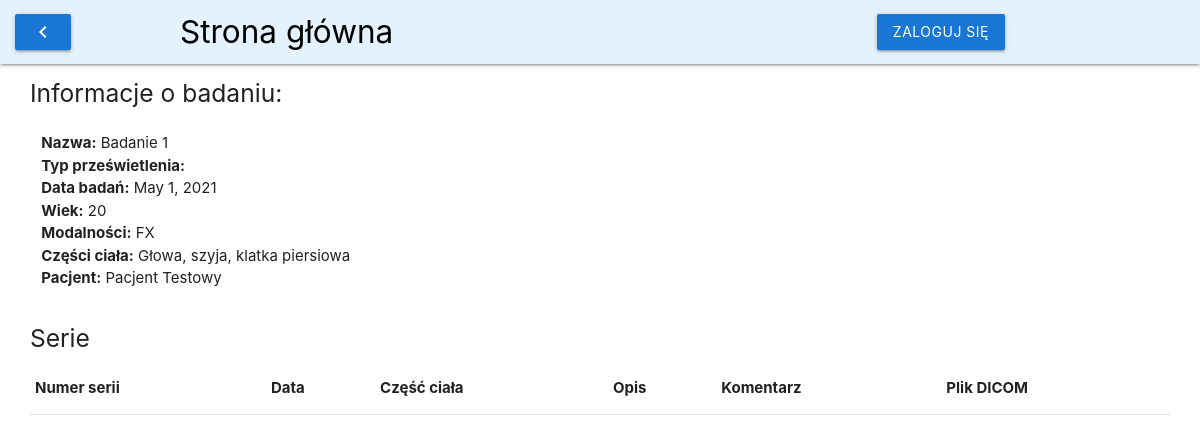
The app's page /studies/4/ with its own data.
### pacjenci/models.py (models this page shows, shortened)
class Studies(models.Model):
    class Meta:
        verbose_name_plural = "Studies"
    name = models.CharField(max_length=50)
    study_date = models.DateField()
    age = models.IntegerField(blank=True)
    modalities = models.CharField(max_length=30, blank=True)
    body_parts = models.CharField(max_length=50, blank=True)
    patient = models.ForeignKey(Patient, on_delete=models.CASCADE)

class Patient(models.Model):
    class Meta:
        verbose_name_plural = "Patients"
    SEX_CHOICES = (
        ('M', 'Male'),
        ('F', 'Female')
    )
    pesel = models.CharField(max_length=11, primary_key=True)
    first_name = models.CharField(max_length=20)
    surname = models.CharField(max_length=30)
    birthdate = models.DateField()
    sex = models.CharField(max_length=1, choices=SEX_CHOICES)
    phone_no = models.CharField(max_length=15, blank=True)
    street_name = models.CharField(max_length=20, blank=True)
    house_no = models.IntegerField(blank=True)
    flat_no = models.IntegerField(blank=True)
    postal_code = models.CharField(max_length=6, blank=True)
    city = models.CharField(max_length=20, blank=True)
    description = models.TextField(blank=True)
    dicom_location = models.TextField(blank=True)
    def __str__(self):
        return self.first_name + ' ' + self.surname

### pacjenci/views.py (the view)
# urls.py: path('studies/<studies_id>/', studies_info, name='studies_info'),
def studies_info(request, studies_id):
    studies_data = Studies.objects.get(id=studies_id)
    studies_series = Series.objects.filter(study=studies_id)
    data = {
        'studies_data' : studies_data,
        'studies_series' : studies_series
    }
    print(studies_id)
    print(studies_series)
    return render(request, 'studies_info.html', data)

### pacjenci/templates/studies_info.html (shortened to what this page needs)
{% extends 'main.html' %}
{% block patient %}
<div>
    <h5>Informacje o badaniu:</h5>
    <div class="row">
        <ul class="col s6">
            <li><b>Nazwa:</b> {{studies_data.name}}</li>
            <li><b>Typ prześwietlenia:</b> {{studies_data.xray_type}}</li>
            <li><b>Data badań:</b> {{studies_data.study_date}}</li>
            <li><b>Wiek:</b> {{studies_data.age}}</li>
            <li><b>Modalności:</b> {{studies_data.modalities}}</li>
            <li><b>Części ciała:</b> {{studies_data.body_parts}}</li>
            <li><b>Pacjent:</b> {{studies_data.patient}}</li>
        </ul>
    </div>
    <h5>Serie</h5>
    <table class="highlight">
        <thead>
            <tr>
                <th>Numer serii</th>
                <th>Data</th>
                <th>Część ciała</th>
                <th>Opis</th>
                <th>Komentarz</th>
                <th>Plik DICOM</th>
            </tr>
        </thead>
    </table>
</div>
{% endblock patient %}

### records on screen
Studies: name "Badanie 1", study_date "May 1, 2021", age "20", modalities "FX", body_parts "Głowa, szyja, klatka piersiowa", patient "Pacjent Testowy"
